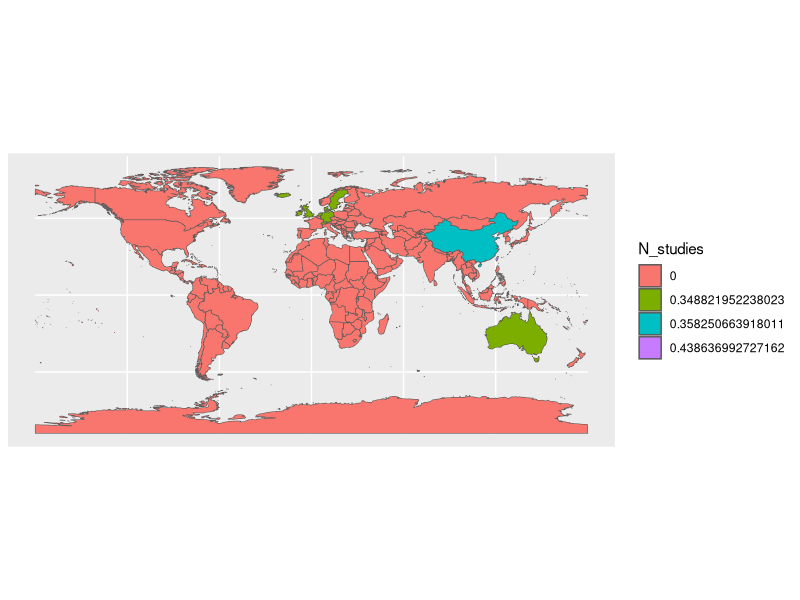

This figure's R source:
# https://r-spatial.org/r/2018/10/25/ggplot2-sf.html

library(readxl)
library(rnaturalearth)
library(rnaturalearthdata)
library(ggplot2)
library(sf)

# read in data
data.df <- read_excel("MajorDepression_Data.xlsx")
# get gradients
data.df$gradients <- scale(data.df$`Total N`)
data.df_new <- data.frame(cbind(data.df$`Sample Collection Location`, data.df$`Total N`, data.df$gradients))
colnames(data.df_new) <- colnames(data.df[,c(2,4,9)])
# get max for each country and corresponding gradient as new df
world.df <- ne_countries(scale = "medium", returnclass = 'sf')
world_data_requisite <- data.frame(world.df$name_long)
gradients <- data.frame(cbind(world.df$name_long, numeric(length = nrow(world.df))))
colnames(gradients) <- c("country", "gradient")

for(i in 1:nrow(world.df)) {
  for(j in 1:nrow(data.df_new)) {
    if(world_data_requisite[i, 'world.df.name_long'] == data.df_new[j, 'Sample Collection Location']) {
      holder <- 0
      if (data.df_new[j, 'Total N'] > holder) {
        holder <- data.df_new[j, 'Total N']
        a <- world_data_requisite[i,]
        gradients[i, 2] <- abs(data.df[j, 'gradients'])
      }
      else {
        a <- world_data_requisite[i,]
        gradients[i, 2] <- 0
      }
    }
  }
}

N_studies <- c(gradients$gradient)
ggplot(data = world.df) +
  geom_sf(aes(fill = N_studies))
